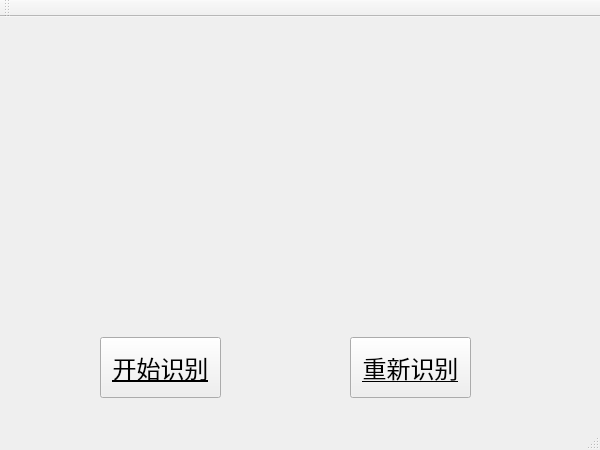
<?xml version="1.0" encoding="UTF-8"?>
<ui version="4.0">
 <class>MainWindow</class>
 <widget class="QMainWindow" name="MainWindow">
  <property name="geometry">
   <rect>
    <x>0</x>
    <y>0</y>
    <width>600</width>
    <height>450</height>
   </rect>
  </property>
  <property name="font">
   <font>
    <weight>75</weight>
    <bold>true</bold>
   </font>
  </property>
  <property name="windowTitle">
   <string>MainWindow</string>
  </property>
  <widget class="QWidget" name="centralWidget">
   <widget class="QPushButton" name="pushButton_2">
    <property name="geometry">
     <rect>
      <x>100</x>
      <y>320</y>
      <width>121</width>
      <height>61</height>
     </rect>
    </property>
    <property name="font">
     <font>
      <family>Gabriola</family>
      <pointsize>18</pointsize>
      <weight>50</weight>
      <bold>false</bold>
      <underline>true</underline>
     </font>
    </property>
    <property name="text">
     <string>开始识别</string>
    </property>
   </widget>
   <widget class="QPushButton" name="pushButton_3">
    <property name="geometry">
     <rect>
      <x>350</x>
      <y>320</y>
      <width>121</width>
      <height>61</height>
     </rect>
    </property>
    <property name="font">
     <font>
      <family>Times New Roman</family>
      <pointsize>18</pointsize>
      <weight>50</weight>
      <bold>false</bold>
      <underline>true</underline>
     </font>
    </property>
    <property name="text">
     <string>重新识别</string>
    </property>
   </widget>
  </widget>
  <widget class="QMenuBar" name="menuBar">
   <property name="geometry">
    <rect>
     <x>0</x>
     <y>0</y>
     <width>600</width>
     <height>23</height>
    </rect>
   </property>
  </widget>
  <widget class="QToolBar" name="mainToolBar">
   <attribute name="toolBarArea">
    <enum>TopToolBarArea</enum>
   </attribute>
   <attribute name="toolBarBreak">
    <bool>false</bool>
   </attribute>
  </widget>
  <widget class="QStatusBar" name="statusBar"/>
 </widget>
 <layoutdefault spacing="6" margin="11"/>
 <resources/>
 <connections/>
</ui>
